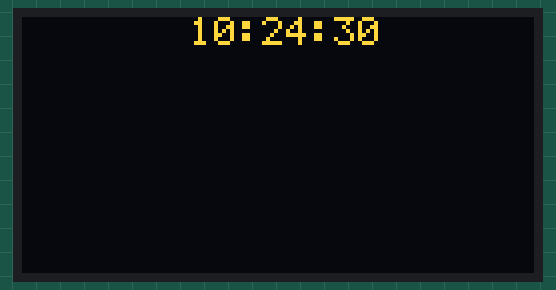
Bench run of a sketch on a simulated Arduino Uno, built with avr-gcc and run on an emulated ATmega328P. On the bench: 128×64 one-colour display. The OLED is the two-colour kind (top 16 rows yellow); the local clock reads 2024-03-15 10:24:30 at power-on unless the sketch sets it; the audio player accepts every command and is not drawn; what the sketch prints to the serial monitor is not drawn.

Above: at 1.7 s.
At 8.9 s:
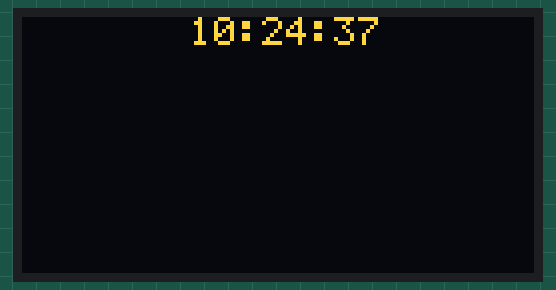
At 15.1 s:
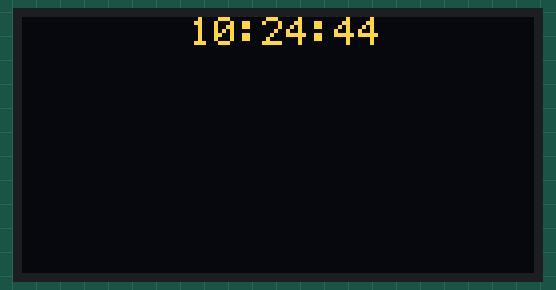
At 20.3 s:
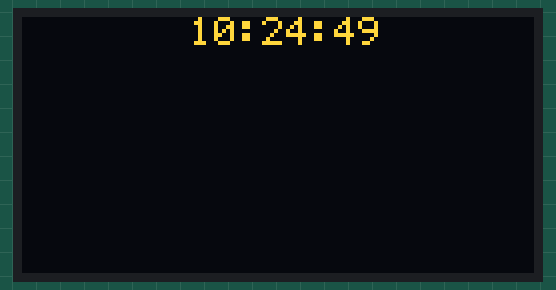
At 30.6 s:
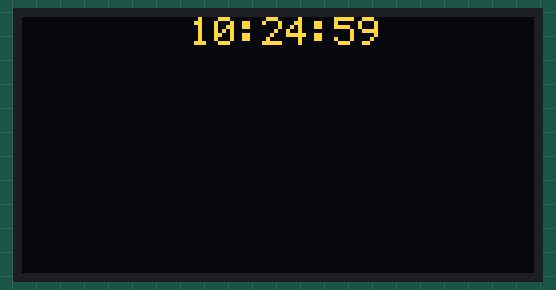
At 38.9 s:
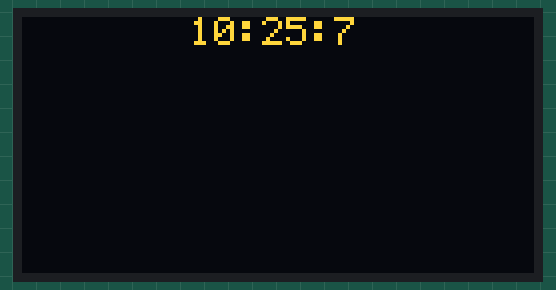

The sketch:

sketch_jun29a.ino
```cpp
#include <SoftwareSerial.h>
#include <Arduino.h>
#include <DFRobotDFPlayerMini.h> // библиотека для mp3 плеера
#include "DS3231.h" // RTC библиотека, для "real time clock" - часы реального времени(дословно)
#include <RTClib.h>

RTC_DS1307 rtc;
char daysOfTheWeek[7][12] = {"Sunday", "Monday", "Tuesday", "Wednesday", "Thursday", "Friday", "Saturday"};

//#include <Wire.h> // 5 и 6-е строки для OLED дисплеев, библиотека занимает очень много места, так что временно убрали идею с олед.
//#include <OLED_I2C.h>//
#include "SSD1306Ascii.h"
#include "SSD1306AsciiAvrI2c.h"

// 0X3C+SA0 - 0x3C or 0x3D
#define I2C_ADDRESS 0x3C

// Define proper RST_PIN if required.
#define RST_PIN -1

SSD1306AsciiAvrI2c oled;

// ====== Objects ======
//OLED  myOLED(SDA, SCL, 8);
//extern uint8_t SmallFont[];
//extern uint8_t MediumNumbers[];
//extern uint8_t BigNumbers[];

SoftwareSerial speaker(10, 11); // RX, TX
DFRobotDFPlayerMini myDFPlayer;

//DS3231 clock;
//RTCDateTime dt;


// ===== Global Variables ======
char weekDay[][4] = {"Mon","Tue","Wed","Thu","Fri",};

String times_bell[] = {"8:0:0", "8:30:0", "9:5:0", "9:15:0", "10:0:0", "10:10:0", "10:55:0", "11:10:0", "11:55:0", "12:15:0", "13:0:0", "13:42:0", "14:30:0", "14:40:0", "15:25:0", "15:35:0", "16:20:0"};


// ====== SETUP ======
void setup() {

  Serial.begin(9600);


  #ifndef ESP8266
  while (!Serial); // wait for serial port to connect. Needed for native USB
#endif

  if (! rtc.begin()) {
    Serial.println("Couldn't find RTC");
    Serial.flush();
    while (1) delay(10);
  }


  speaker.begin(9600);
  speaker.listen();

  if (!myDFPlayer.begin(speaker)) {  //Использование библиотеки softwareSerial для связи с mp3.
    Serial.println(F("Unable to begin:"));
    Serial.println(F("1.Please recheck the connection of RX/TX in speaker!"));
    Serial.println(F("2.Please insert or reinsert the SD card!"));
    while(true);
  }
  Serial.println(F("DFPlayer Mini online."));

  //myOLED.begin();
  //myOLED.setFont(SmallFont);

  delay(10);

  Serial.println("set time!");
  //clock.setDateTime(__DATE__, __TIME__);


  myDFPlayer.volume(10);      //Установка громкости. Значения от 0 до 30
  //myDFPlayer.volumeUp();    //Повышение Громкости
  //myDFPlayer.volumeDown();
  Serial.println("Let's play 1 music!");
  //myDFPlayer.play(1);       //Воспроизведение первого и единственного mp3 файла
  //delay(23000);
  //myDFPlayer.enableLoop();
  //myDFPlayer.loop(2);
  //myDFPlayer.disableLoop();
  //myDFPlayer.pause();

  Serial.println("Let's begin!");

  #if RST_PIN >= 0
  oled.begin(&Adafruit128x64, I2C_ADDRESS, RST_PIN);
#else // RST_PIN >= 0
  oled.begin(&Adafruit128x64, I2C_ADDRESS);
#endif // RST_PIN >= 0
  // Call oled.setI2cClock(frequency) to change from the default frequency.

  oled.setFont(System5x7);
  oled.clear();
}


// ====== LOOP ======
void loop() {

  DateTime now = rtc.now();

  Serial.print(now.year(), DEC);
  Serial.print('/');
  Serial.print(now.month(), DEC);
  Serial.print('/');
  Serial.print(now.day(), DEC);
  Serial.print(" (");
  //Serial.print(daysOfTheWeek[now.dayOfTheWeek()]);
  Serial.print(") ");
  Serial.print(now.hour(), DEC);
  Serial.print(':');
  Serial.print(now.minute(), DEC);
  Serial.print(':');
  Serial.print(now.second(), DEC);
  Serial.println();
  delay(1000);


/*
  dt = clock.getDateTime(); // все та же библиотека DS3231

  Serial.print("Raw data: ");
  Serial.print(dt.year);   Serial.print("-");
  Serial.print(dt.month);  Serial.print("-");
  Serial.print(dt.day);    Serial.print(" ");
  Serial.print(dt.hour);   Serial.print(":");
  Serial.print(dt.minute); Serial.print(":");
  Serial.print(dt.second); Serial.println("");
  Serial.println(dt.dayOfWeek);

  delay(1000);
*/
  Serial.println("HEY!");
  //char str_hour[]   = dt.hour;
  String str_hour   = String(now.hour(),DEC);
  String str_minute = String(now.minute(),DEC);
  String str_second = String(now.second(),DEC);
  String str_time_now = str_hour+":"+str_minute+":"+str_second;
  Serial.println(str_time_now);
  Serial.print(daysOfTheWeek[now.dayOfTheWeek()]);


  for (int i = 0; i < (sizeof(times_bell) / sizeof(times_bell[0])); i++){
    //Serial.println(times_bell[i]);
    //Serial.println(str_time_now);

    if (strcmp(times_bell[i].c_str(), str_time_now.c_str()) == 0 && (strcmp(daysOfTheWeek[now.dayOfTheWeek()], "Monday") == 0|| strcmp(daysOfTheWeek[now.dayOfTheWeek()] , "Tuesday") == 0 || strcmp(daysOfTheWeek[now.dayOfTheWeek()] , "Wednesday") == 0 || strcmp(daysOfTheWeek[now.dayOfTheWeek()], "Thursday") == 0  || strcmp(daysOfTheWeek[now.dayOfTheWeek()] , "Friday") == 0 )){
      Serial.println("Play music");
      myDFPlayer.play(1);
    }

  }

oled.clear();
oled.print("       "+str_time_now);


//String(year())
  //myOLED.clrScr();
  //myOLED.print({"Time:"});
  //myOLED.print(Plant1_info, LEFT, 16);
  //myOLED.update();


}
```

Measured:
- what the display in image 0 shows lasts 1.0 s, from 1.6 s to 2.6 s
